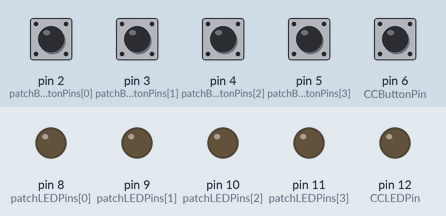
This sketch was run on a simulated Arduino Uno, built with avr-gcc and run on an emulated ATmega328P. On the bench: output pins drawn as LEDs (lit = HIGH). The test bench sets the inputs (shaded band); at power-on: pin 2 (patchButtonPins[0]), pin 3 (patchButtonPins[1]), pin 4 (patchButtonPins[2]), pin 5 (patchButtonPins[3]), pin 6 (CCButtonPin) HIGH. MIDI output is not drawn.

Above: at 1.2 s.
1.3 s: pin 2 (patchButtonPins[0]) pulled LOW for 0.15 s
At 1.6 s:
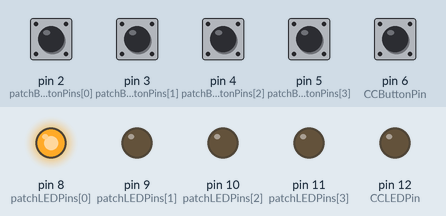
2.9 s: pin 3 (patchButtonPins[1]) pulled LOW for 0.15 s
At 4.0 s:
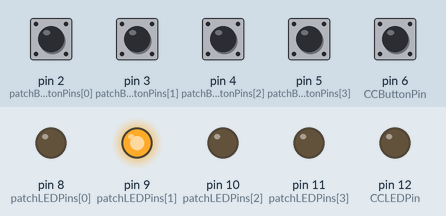
4.5 s: pin 4 (patchButtonPins[2]) pulled LOW for 0.15 s
At 5.2 s:
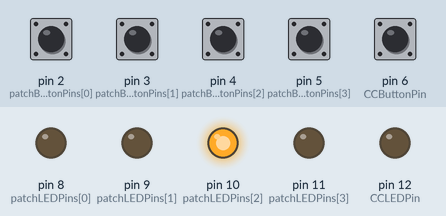
6.1 s: pin 5 (patchButtonPins[3]) pulled LOW for 0.15 s
At 6.4 s:
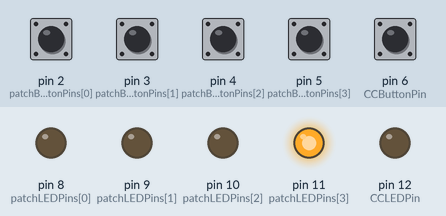
7.7 s: pin 6 (CCButtonPin) pulled LOW for 0.15 s
At 8.9 s:
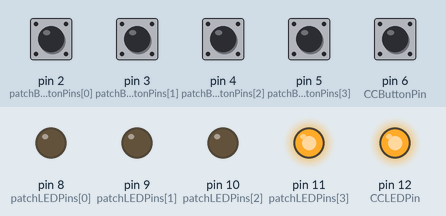
9.3 s: pin 2 (patchButtonPins[0]) pulled LOW for 1 s
At 10.1 s:
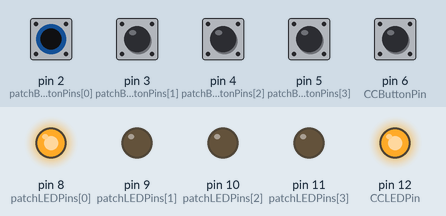
Timing chart, 0 to 12.3 s (numbered marks = the images above; inputs shaded):
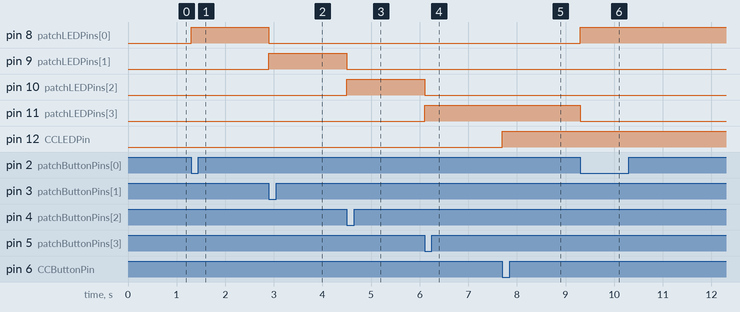

The sketch:

Marshall_DSL_MIDI_Footswitch.ino
```cpp
#include <MIDI.h>

MIDI_CREATE_DEFAULT_INSTANCE();

const uint8_t patchButtonPins[] = {2, 3, 4, 5};
const uint8_t patchLEDPins[] = {8, 9, 10, 11};
const uint8_t patches[] = {0, 1, 2, 3};

const size_t numberOfButtons = sizeof(patchButtonPins) / sizeof(patchButtonPins[0]);
const size_t numberOfLEDs = sizeof(patchLEDPins) / sizeof(patchLEDPins[0]);
const size_t numberOfPatches = sizeof(patches) / sizeof(patches[0]);

static_assert(numberOfButtons == numberOfLEDs, "The number of buttons doesn't match the number of LEDs");
static_assert(numberOfButtons == numberOfPatches, "The number of buttons doesn't match the number of patches");

const uint8_t CCButtonPin = 6;
const uint8_t CCLEDPin = 12;
const uint8_t controller = 14;
const uint8_t ccValueOff = 0;
const uint8_t ccValueOn = 1;

const uint8_t channel = 1;

void setup() {
  for (const uint8_t &pin : patchButtonPins)
    pinMode(pin, INPUT_PULLUP);
  pinMode(CCButtonPin, INPUT_PULLUP);
  for (const uint8_t &pin : patchLEDPins)
    pinMode(pin, OUTPUT);
  pinMode(CCLEDPin, OUTPUT);

  MIDI.begin(MIDI_CHANNEL_OMNI) ;
}

int8_t getPressedPatchButton() {
  for (int8_t i = 0; i < numberOfButtons; i++)
    if (digitalRead(patchButtonPins[i]) == LOW)
      return i;
  return -1;
}

void setPatchLED(int8_t led, bool state) {
  if (led >= 0)
    digitalWrite(patchLEDPins[led], state);
}

void updatePatchSelect() {
  static int8_t activeSelection = -1;
  int8_t pressedButton = getPressedPatchButton();
  if (pressedButton >= 0 && pressedButton != activeSelection) {
    setPatchLED(activeSelection, LOW);
    activeSelection = pressedButton;
    setPatchLED(activeSelection, HIGH);
    MIDI.sendProgramChange(patches[activeSelection], channel);
  }
}

bool controllerButtonIsPressed() { // Read and debounce button, return true on falling edge
  const static unsigned long debounceTime = 25;
  const static int8_t rising = HIGH - LOW;
  const static int8_t falling = LOW - HIGH;
  static bool previousState = HIGH;
  static unsigned long previousBounceTime = 0;
  bool pressed = false;
  bool state = digitalRead(CCButtonPin);               // read the button's state
  int8_t stateChange = state - previousState;  // calculate the state change since last time
  if (stateChange == falling) { // If the button is pressed (went from high to low)
    if (millis() - previousBounceTime > debounceTime) { // check if the time since the last bounce is higher than the threshold
      pressed = true; // the button is pressed
    }
  } else if (stateChange == rising) { // if the button is released or bounces
    previousBounceTime = millis();      // remember when this happened
  }
  previousState = state; // remember the current state
  return pressed; // return true if the button was pressed and didn't bounce
}

void updateController() {
  static bool controllerState = false;
  if (controllerButtonIsPressed()) {
    controllerState = !controllerState;
    digitalWrite(CCLEDPin, controllerState);
    MIDI.sendControlChange(controller, controllerState ? ccValueOn : ccValueOff, channel);
  }
}

void loop() {
  updatePatchSelect();
  updateController();
}
```

Measured:
- after the input at 1.3 s, pin 8 (patchLEDPins[0]): LOW → HIGH at once
- after the input at 2.9 s, pin 8 (patchLEDPins[0]): HIGH → LOW at once; pin 9 (patchLEDPins[1]): LOW → HIGH at once
- after the input at 4.5 s, pin 9 (patchLEDPins[1]): HIGH → LOW at once; pin 10 (patchLEDPins[2]): LOW → HIGH at once
- after the input at 6.1 s, pin 10 (patchLEDPins[2]): HIGH → LOW at once; pin 11 (patchLEDPins[3]): LOW → HIGH at once
- after the input at 7.7 s, pin 12 (CCLEDPin): LOW → HIGH at once
- after the input at 9.3 s, pin 8 (patchLEDPins[0]): LOW → HIGH at once; pin 11 (patchLEDPins[3]): HIGH → LOW at once
